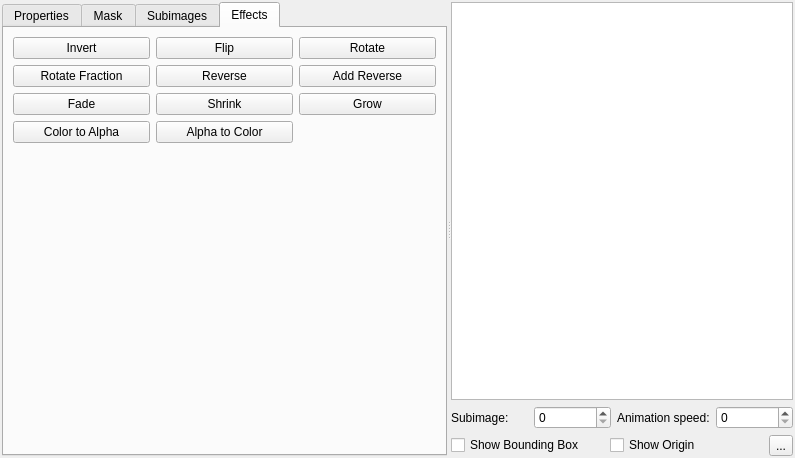
<?xml version="1.0" encoding="UTF-8"?>
<ui version="4.0">
 <class>SpriteWidget</class>
 <widget class="QWidget" name="SpriteWidget">
  <property name="geometry">
   <rect>
    <x>0</x>
    <y>0</y>
    <width>795</width>
    <height>458</height>
   </rect>
  </property>
  <property name="windowTitle">
   <string>Form</string>
  </property>
  <layout class="QVBoxLayout" name="verticalLayout_2">
   <property name="leftMargin">
    <number>2</number>
   </property>
   <property name="topMargin">
    <number>2</number>
   </property>
   <property name="rightMargin">
    <number>2</number>
   </property>
   <property name="bottomMargin">
    <number>2</number>
   </property>
   <item>
    <widget class="QSplitter" name="splitter">
     <property name="orientation">
      <enum>Qt::Horizontal</enum>
     </property>
     <widget class="QTabWidget" name="tabWidget">
      <property name="currentIndex">
       <number>3</number>
      </property>
      <widget class="QWidget" name="tab">
       <attribute name="title">
        <string>Properties</string>
       </attribute>
       <layout class="QFormLayout" name="formLayout_5">
        <item row="0" column="0" colspan="2">
         <layout class="QVBoxLayout" name="verticalLayout_6">
          <item>
           <layout class="QVBoxLayout" name="verticalLayout_4">
            <item>
             <widget class="QLabel" name="label_3">
              <property name="sizePolicy">
               <sizepolicy hsizetype="Preferred" vsizetype="Fixed">
                <horstretch>0</horstretch>
                <verstretch>0</verstretch>
               </sizepolicy>
              </property>
              <property name="text">
               <string>Number of subimages:</string>
              </property>
             </widget>
            </item>
            <item>
             <widget class="QLabel" name="label_4">
              <property name="sizePolicy">
               <sizepolicy hsizetype="Preferred" vsizetype="Fixed">
                <horstretch>0</horstretch>
                <verstretch>0</verstretch>
               </sizepolicy>
              </property>
              <property name="text">
               <string>Width: 0 Height: 0</string>
              </property>
             </widget>
            </item>
            <item>
             <widget class="QCheckBox" name="checkBox_3">
              <property name="text">
               <string>Smooth</string>
              </property>
             </widget>
            </item>
            <item>
             <widget class="QCheckBox" name="checkBox_4">
              <property name="text">
               <string>Preload</string>
              </property>
             </widget>
            </item>
            <item>
             <widget class="QCheckBox" name="checkBox_5">
              <property name="text">
               <string>Transparent</string>
              </property>
             </widget>
            </item>
           </layout>
          </item>
          <item>
           <widget class="QGroupBox" name="groupBox_3">
            <property name="sizePolicy">
             <sizepolicy hsizetype="Preferred" vsizetype="Fixed">
              <horstretch>0</horstretch>
              <verstretch>0</verstretch>
             </sizepolicy>
            </property>
            <property name="title">
             <string>Origin</string>
            </property>
            <layout class="QVBoxLayout" name="verticalLayout_5">
             <item>
              <layout class="QVBoxLayout" name="verticalLayout_3">
               <item>
                <layout class="QHBoxLayout" name="horizontalLayout_3">
                 <item>
                  <widget class="QLabel" name="label_6">
                   <property name="sizePolicy">
                    <sizepolicy hsizetype="Preferred" vsizetype="Fixed">
                     <horstretch>0</horstretch>
                     <verstretch>0</verstretch>
                    </sizepolicy>
                   </property>
                   <property name="text">
                    <string>X</string>
                   </property>
                  </widget>
                 </item>
                 <item>
                  <widget class="QLineEdit" name="lineEdit"/>
                 </item>
                 <item>
                  <widget class="QLabel" name="label_7">
                   <property name="sizePolicy">
                    <sizepolicy hsizetype="Preferred" vsizetype="Fixed">
                     <horstretch>0</horstretch>
                     <verstretch>0</verstretch>
                    </sizepolicy>
                   </property>
                   <property name="text">
                    <string>Y</string>
                   </property>
                  </widget>
                 </item>
                 <item>
                  <widget class="QLineEdit" name="lineEdit_2"/>
                 </item>
                </layout>
               </item>
               <item>
                <widget class="QPushButton" name="pushButton_12">
                 <property name="text">
                  <string>Center</string>
                 </property>
                </widget>
               </item>
              </layout>
             </item>
            </layout>
           </widget>
          </item>
         </layout>
        </item>
       </layout>
      </widget>
      <widget class="QWidget" name="tab_3">
       <attribute name="title">
        <string>Mask</string>
       </attribute>
       <layout class="QFormLayout" name="formLayout_2">
        <item row="1" column="0" colspan="2">
         <widget class="QGroupBox" name="groupBox_2">
          <property name="title">
           <string>Bounding Box</string>
          </property>
          <layout class="QVBoxLayout" name="verticalLayout_7">
           <item>
            <layout class="QHBoxLayout" name="horizontalLayout_5">
             <item>
              <widget class="QRadioButton" name="radioButton_6">
               <property name="text">
                <string>Automatic</string>
               </property>
              </widget>
             </item>
             <item>
              <widget class="QRadioButton" name="radioButton_7">
               <property name="text">
                <string>Full Image</string>
               </property>
              </widget>
             </item>
             <item>
              <widget class="QRadioButton" name="radioButton_8">
               <property name="text">
                <string>Manual</string>
               </property>
              </widget>
             </item>
            </layout>
           </item>
           <item>
            <layout class="QHBoxLayout" name="horizontalLayout_4">
             <item>
              <layout class="QFormLayout" name="formLayout_3">
               <item row="0" column="0">
                <widget class="QLabel" name="label_5">
                 <property name="text">
                  <string>Left</string>
                 </property>
                </widget>
               </item>
               <item row="0" column="1">
                <widget class="QLineEdit" name="lineEdit_3">
                 <property name="text">
                  <string>0</string>
                 </property>
                </widget>
               </item>
               <item row="1" column="0">
                <widget class="QLabel" name="label_8">
                 <property name="text">
                  <string>Top</string>
                 </property>
                </widget>
               </item>
               <item row="1" column="1">
                <widget class="QLineEdit" name="lineEdit_4">
                 <property name="text">
                  <string>0</string>
                 </property>
                </widget>
               </item>
              </layout>
             </item>
             <item>
              <layout class="QFormLayout" name="formLayout_4">
               <item row="0" column="0">
                <widget class="QLabel" name="label_9">
                 <property name="text">
                  <string>Right</string>
                 </property>
                </widget>
               </item>
               <item row="0" column="1">
                <widget class="QLineEdit" name="lineEdit_5">
                 <property name="text">
                  <string>0</string>
                 </property>
                </widget>
               </item>
               <item row="1" column="0">
                <widget class="QLabel" name="label_10">
                 <property name="text">
                  <string>Bottom</string>
                 </property>
                </widget>
               </item>
               <item row="1" column="1">
                <widget class="QLineEdit" name="lineEdit_6">
                 <property name="text">
                  <string>0</string>
                 </property>
                </widget>
               </item>
              </layout>
             </item>
            </layout>
           </item>
          </layout>
         </widget>
        </item>
        <item row="0" column="0" colspan="2">
         <widget class="QGroupBox" name="groupBox">
          <property name="title">
           <string>Collision Checking</string>
          </property>
          <layout class="QGridLayout" name="gridLayout_2">
           <item row="0" column="0">
            <widget class="QRadioButton" name="radioButton">
             <property name="text">
              <string>Precise</string>
             </property>
            </widget>
           </item>
           <item row="0" column="1">
            <widget class="QRadioButton" name="radioButton_5">
             <property name="text">
              <string>Rectangle</string>
             </property>
            </widget>
           </item>
           <item row="1" column="0">
            <widget class="QRadioButton" name="radioButton_2">
             <property name="text">
              <string>Disk (gm8)</string>
             </property>
            </widget>
           </item>
           <item row="1" column="1">
            <widget class="QRadioButton" name="radioButton_3">
             <property name="text">
              <string>Diamond (gm8)</string>
             </property>
            </widget>
           </item>
           <item row="2" column="0">
            <widget class="QRadioButton" name="radioButton_4">
             <property name="text">
              <string>Polygon (egm)</string>
             </property>
            </widget>
           </item>
          </layout>
         </widget>
        </item>
       </layout>
      </widget>
      <widget class="QWidget" name="tab_4">
       <attribute name="title">
        <string>Subimages</string>
       </attribute>
      </widget>
      <widget class="QWidget" name="tab_2">
       <attribute name="title">
        <string>Effects</string>
       </attribute>
       <layout class="QFormLayout" name="formLayout">
        <item row="0" column="0" colspan="2">
         <layout class="QGridLayout" name="gridLayout">
          <item row="0" column="0">
           <widget class="QPushButton" name="pushButton">
            <property name="text">
             <string>Invert</string>
            </property>
           </widget>
          </item>
          <item row="0" column="1">
           <widget class="QPushButton" name="pushButton_2">
            <property name="text">
             <string>Flip</string>
            </property>
           </widget>
          </item>
          <item row="0" column="2">
           <widget class="QPushButton" name="pushButton_3">
            <property name="text">
             <string>Rotate</string>
            </property>
           </widget>
          </item>
          <item row="1" column="0">
           <widget class="QPushButton" name="pushButton_5">
            <property name="text">
             <string>Rotate Fraction</string>
            </property>
           </widget>
          </item>
          <item row="1" column="1">
           <widget class="QPushButton" name="pushButton_6">
            <property name="text">
             <string>Reverse</string>
            </property>
           </widget>
          </item>
          <item row="1" column="2">
           <widget class="QPushButton" name="pushButton_4">
            <property name="text">
             <string>Add Reverse</string>
            </property>
           </widget>
          </item>
          <item row="2" column="0">
           <widget class="QPushButton" name="pushButton_9">
            <property name="text">
             <string>Fade</string>
            </property>
           </widget>
          </item>
          <item row="2" column="1">
           <widget class="QPushButton" name="pushButton_10">
            <property name="text">
             <string>Shrink</string>
            </property>
           </widget>
          </item>
          <item row="2" column="2">
           <widget class="QPushButton" name="pushButton_11">
            <property name="text">
             <string>Grow</string>
            </property>
           </widget>
          </item>
          <item row="3" column="0">
           <widget class="QPushButton" name="pushButton_7">
            <property name="text">
             <string>Color to Alpha</string>
            </property>
           </widget>
          </item>
          <item row="3" column="1">
           <widget class="QPushButton" name="pushButton_8">
            <property name="text">
             <string>Alpha to Color</string>
            </property>
           </widget>
          </item>
         </layout>
        </item>
       </layout>
      </widget>
     </widget>
     <widget class="QWidget" name="layoutWidget">
      <layout class="QVBoxLayout" name="verticalLayout">
       <item>
        <widget class="QGraphicsView" name="graphicsView"/>
       </item>
       <item>
        <layout class="QHBoxLayout" name="horizontalLayout_2">
         <item>
          <widget class="QLabel" name="label">
           <property name="text">
            <string>Subimage:</string>
           </property>
          </widget>
         </item>
         <item>
          <widget class="QSpinBox" name="spinBox"/>
         </item>
         <item>
          <widget class="QLabel" name="label_2">
           <property name="text">
            <string>Animation speed:</string>
           </property>
          </widget>
         </item>
         <item>
          <widget class="QSpinBox" name="spinBox_2"/>
         </item>
        </layout>
       </item>
       <item>
        <layout class="QHBoxLayout" name="horizontalLayout">
         <item>
          <widget class="QCheckBox" name="checkBox">
           <property name="text">
            <string>Show Bounding Box</string>
           </property>
          </widget>
         </item>
         <item>
          <widget class="QCheckBox" name="checkBox_2">
           <property name="text">
            <string>Show Origin</string>
           </property>
          </widget>
         </item>
         <item>
          <widget class="QToolButton" name="toolButton">
           <property name="text">
            <string>...</string>
           </property>
           <property name="icon">
            <iconset resource="../LGMIcons.qrc">
             <normaloff>:/icons/actions/sound-play.png</normaloff>:/icons/actions/sound-play.png</iconset>
           </property>
          </widget>
         </item>
        </layout>
       </item>
      </layout>
     </widget>
    </widget>
   </item>
  </layout>
 </widget>
 <resources>
  <include location="../LGMIcons.qrc"/>
 </resources>
 <connections/>
</ui>
